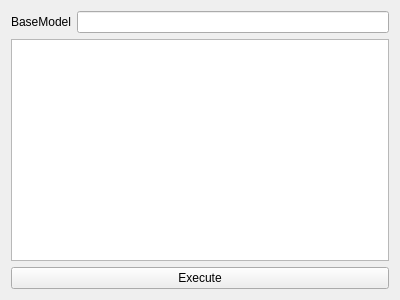
<?xml version="1.0" encoding="UTF-8"?>
<ui version="4.0">
 <class>Form</class>
 <widget class="QWidget" name="Form">
  <property name="geometry">
   <rect>
    <x>0</x>
    <y>0</y>
    <width>400</width>
    <height>300</height>
   </rect>
  </property>
  <property name="windowTitle">
   <string>Form</string>
  </property>
  <layout class="QGridLayout" name="gridLayout">
   <item row="0" column="1">
    <widget class="QLineEdit" name="baseModelEdit"/>
   </item>
   <item row="0" column="0">
    <widget class="QLabel" name="label">
     <property name="text">
      <string>BaseModel</string>
     </property>
    </widget>
   </item>
   <item row="1" column="0" colspan="2">
    <widget class="QListWidget" name="childTargetEdit"/>
   </item>
   <item row="2" column="0" colspan="2">
    <widget class="QPushButton" name="execBtn">
     <property name="text">
      <string>Execute</string>
     </property>
    </widget>
   </item>
  </layout>
 </widget>
 <resources/>
 <connections/>
</ui>
